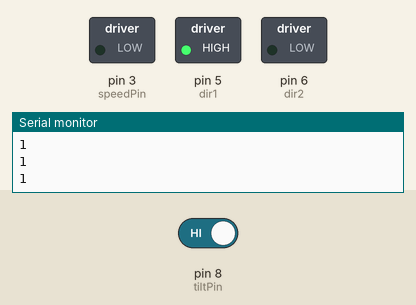
A sketch run on a simulated Arduino Uno, built with avr-gcc and run on an emulated ATmega328P. On the bench: switched loads named in the sketch (green lamp = pin HIGH), the last lines printed to the serial monitor. Inputs (shaded band) come from the test bench; at power-on: pin 8 (tiltPin) HIGH.

Above: at 1.2 s.
1.3 s: pin 8 (tiltPin) driven LOW
At 1.8 s:
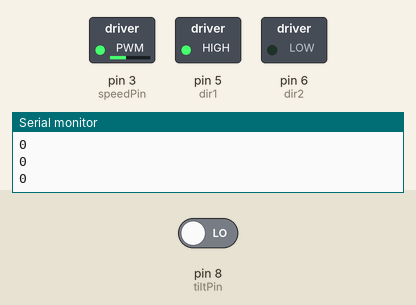
Timing chart, 0 to 4.3 s (numbered marks = the images above; inputs shaded):
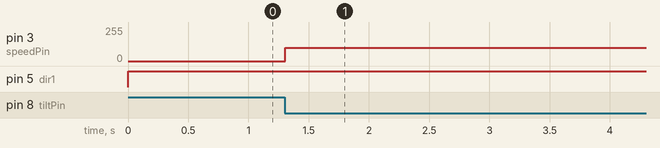

The sketch:

tiltSwitch_DCmotor.ino
```cpp
//L293D chip(microcontroller to control dc motor)

int speedPin = 3;//has to be a pin with ~
int dir1 = 5;//can be any digital pin
int dir2 = 6;//can be any digital pin
int mSpeed=100;
int tiltPin=8;
int tiltVal;
int t=10;

void setup() {
  pinMode(tiltPin,INPUT);
  digitalWrite(tiltPin,HIGH);
  pinMode(speedPin,OUTPUT);
  pinMode(dir1,OUTPUT);
  pinMode(dir2,OUTPUT);
  Serial.begin(9600);

}

void loop() {
  tiltVal=digitalRead(tiltPin);
  Serial.println(tiltVal);
  digitalWrite(dir1,HIGH);
  digitalWrite(dir2,LOW);
  if(tiltVal==0){

  analogWrite(speedPin,mSpeed);
  }
  if(tiltVal==1){
    analogWrite(speedPin,0);
  }
  delay(t);
}
```

Measured:
- after the input at 1.3 s, pin 3 (speedPin): 0/255 → 100/255 at once
